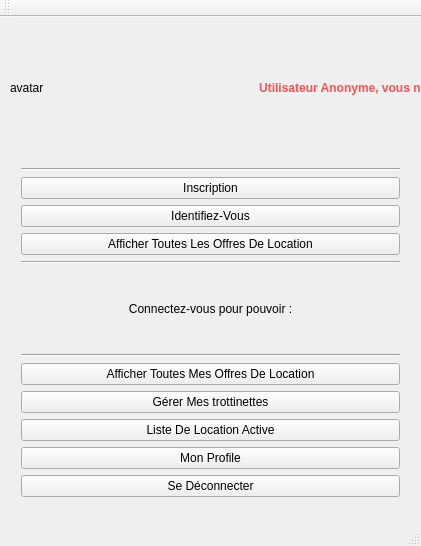
<?xml version="1.0" encoding="UTF-8"?>
<ui version="4.0">
 <class>MainWindow</class>
 <widget class="QMainWindow" name="MainWindow">
  <property name="geometry">
   <rect>
    <x>0</x>
    <y>0</y>
    <width>421</width>
    <height>546</height>
   </rect>
  </property>
  <property name="windowTitle">
   <string>MainWindow</string>
  </property>
  <widget class="QWidget" name="centralWidget">
   <widget class="QWidget" name="verticalLayoutWidget">
    <property name="geometry">
     <rect>
      <x>10</x>
      <y>140</y>
      <width>401</width>
      <height>351</height>
     </rect>
    </property>
    <layout class="QVBoxLayout" name="verticalLayout">
     <item>
      <widget class="Line" name="line_4">
       <property name="orientation">
        <enum>Qt::Horizontal</enum>
       </property>
      </widget>
     </item>
     <item>
      <widget class="QPushButton" name="InscriptionButton">
       <property name="text">
        <string>Inscription</string>
       </property>
      </widget>
     </item>
     <item>
      <widget class="QPushButton" name="ConnectionButton">
       <property name="text">
        <string>Identifiez-Vous</string>
       </property>
      </widget>
     </item>
     <item>
      <widget class="QPushButton" name="AllOffreButton">
       <property name="text">
        <string>Afficher Toutes Les Offres De Location</string>
       </property>
      </widget>
     </item>
     <item>
      <widget class="Line" name="line_2">
       <property name="orientation">
        <enum>Qt::Horizontal</enum>
       </property>
      </widget>
     </item>
     <item>
      <widget class="QLabel" name="label_2">
       <property name="text">
        <string>Connectez-vous pour pouvoir :</string>
       </property>
       <property name="alignment">
        <set>Qt::AlignCenter</set>
       </property>
      </widget>
     </item>
     <item>
      <widget class="Line" name="line">
       <property name="orientation">
        <enum>Qt::Horizontal</enum>
       </property>
      </widget>
     </item>
     <item>
      <widget class="QPushButton" name="ListOffreLocButton">
       <property name="text">
        <string>Afficher Toutes Mes Offres De Location</string>
       </property>
      </widget>
     </item>
     <item>
      <widget class="QPushButton" name="ListeTrottiButton">
       <property name="text">
        <string>Gérer Mes trottinettes</string>
       </property>
      </widget>
     </item>
     <item>
      <widget class="QPushButton" name="ActiveLocationButton">
       <property name="text">
        <string>Liste De Location Active</string>
       </property>
      </widget>
     </item>
     <item>
      <widget class="QPushButton" name="MyProfile">
       <property name="text">
        <string>Mon Profile</string>
       </property>
      </widget>
     </item>
     <item>
      <widget class="QPushButton" name="LogOut">
       <property name="text">
        <string>Se Déconnecter</string>
       </property>
      </widget>
     </item>
    </layout>
   </widget>
   <widget class="QWidget" name="horizontalLayoutWidget">
    <property name="geometry">
     <rect>
      <x>129</x>
      <y>10</y>
      <width>532</width>
      <height>121</height>
     </rect>
    </property>
    <layout class="QHBoxLayout" name="horizontalLayout">
     <item>
      <widget class="QLabel" name="connected_user">
       <property name="styleSheet">
        <string notr="true">color:#FF5252;
font: bold;
font-size:12px;</string>
       </property>
       <property name="text">
        <string>Utilisateur Anonyme, vous n'êtes pas connecté.</string>
       </property>
       <property name="alignment">
        <set>Qt::AlignCenter</set>
       </property>
      </widget>
     </item>
    </layout>
   </widget>
   <widget class="QLabel" name="avatar">
    <property name="geometry">
     <rect>
      <x>10</x>
      <y>10</y>
      <width>121</width>
      <height>121</height>
     </rect>
    </property>
    <property name="text">
     <string>avatar</string>
    </property>
   </widget>
  </widget>
  <widget class="QMenuBar" name="menuBar">
   <property name="geometry">
    <rect>
     <x>0</x>
     <y>0</y>
     <width>421</width>
     <height>22</height>
    </rect>
   </property>
  </widget>
  <widget class="QToolBar" name="mainToolBar">
   <attribute name="toolBarArea">
    <enum>TopToolBarArea</enum>
   </attribute>
   <attribute name="toolBarBreak">
    <bool>false</bool>
   </attribute>
  </widget>
  <widget class="QStatusBar" name="statusBar"/>
 </widget>
 <layoutdefault spacing="6" margin="11"/>
 <resources/>
 <connections/>
</ui>
